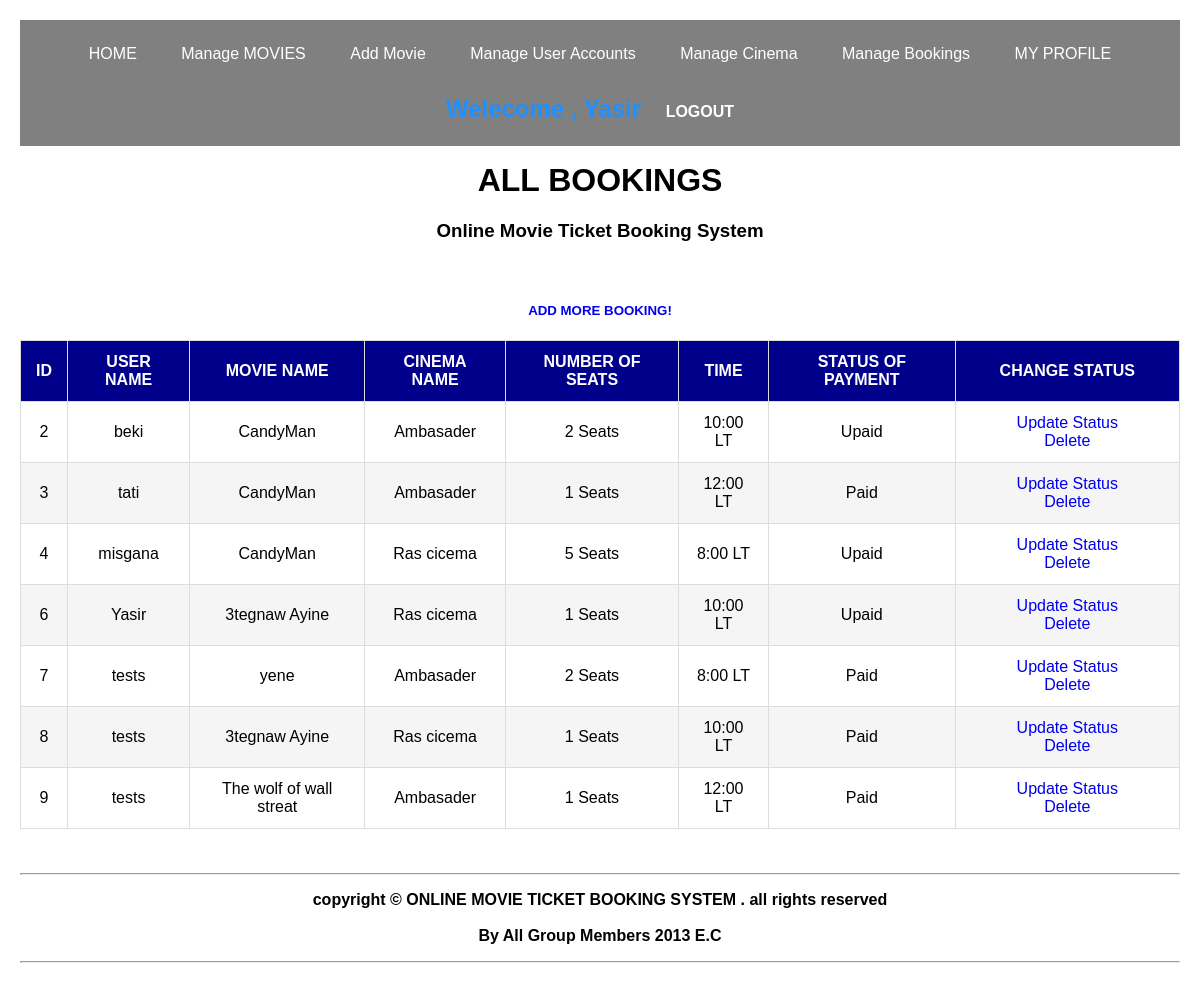
The app's page /crud/book/booking_list.php (signed in) with its own data.
### tables this page shows
CREATE TABLE IF NOT EXISTS `booking` (
  `id` int(11) NOT NULL AUTO_INCREMENT,
  `uid` varchar(111) NOT NULL,
  `cid` varchar(111) NOT NULL,
  `mid` varchar(111) NOT NULL,
  `Qty` int(11) NOT NULL,
  `dates` varchar(255) NOT NULL,
  `time` varchar(255) NOT NULL,
  `status` int(11) NOT NULL,
  PRIMARY KEY (`id`)
);

CREATE TABLE IF NOT EXISTS `users` (
  `id` int(11) NOT NULL AUTO_INCREMENT,
  `username` varchar(255) NOT NULL,
  `email` varchar(255) NOT NULL,
  `passwords` varchar(255) NOT NULL,
  `role` int(11) NOT NULL DEFAULT '0',
  PRIMARY KEY (`id`)
);

CREATE TABLE IF NOT EXISTS `movies` (
  `id` int(11) NOT NULL AUTO_INCREMENT,
  `title` varchar(255) NOT NULL,
  `cover` varchar(255) NOT NULL,
  `detail` varchar(2555) NOT NULL,
  `duration` varchar(255) NOT NULL,
  `trailer` varchar(255) NOT NULL,
  PRIMARY KEY (`id`)
);

CREATE TABLE IF NOT EXISTS `cinema` (
  `id` int(11) NOT NULL AUTO_INCREMENT,
  `name` varchar(2222) NOT NULL,
  `city` varchar(2222) NOT NULL,
  `capacity` int(11) NOT NULL,
  `current` int(11) NOT NULL,
  `free` int(11) NOT NULL,
  PRIMARY KEY (`id`)
);

### crud/book/booking_list.php (the view, shortened to what this page needs)
<?php
include '../includes/functions.php';
include '../theme/header.php';
?>
<!DOCTYPE html>
<html lang="en">
<head>
    <link rel="stylesheet" type="text/css" href="datatables.css">
</head>
<?php
$query = "SELECT * FROM booking";
?>
<body>
    <center>
        <h1>ALL BOOKINGS</h1>
        <h3 style="margin-bottom: 20px;">Online Movie Ticket Booking System</h3><br>
        <h5><a href="/movie/movie.php" style="margin-top:0 ;">ADD MORE BOOKING!</a></h5>
    </center>
    <table class="datatable">
        <thead>
            <th> ID </th>
            <th> USER NAME </th>
            <th> MOVIE NAME </th>
            <th> CINEMA NAME </th>
            <th> NUMBER OF SEATS </th>
            <th> TIME </th>
            <th> STATUS OF PAYMENT </th>
            <th> CHANGE STATUS </th>
        </thead>
        <tbody>
            <?php
            if ($result = $mysqli->query($query)) {
                while ($row = $result->fetch_assoc()) {
                    $id = $row["id"];
                    $user = $row['uid'];
                    $mid = $row["mid"];
                    $cid = $row["cid"];
                    $seat = $row["Qty"];
                    $time = $row["time"];
                    $stat = "";
                    if ($row["status"] == 0) {
                        $stat = "Upaid";
                    } else {
                        $stat = "Paid";
                    }
                    $query = "SELECT * FROM users where id=$user";
                    $users = mysqli_query($mysqli, $query);
                    $username = $users->fetch_assoc();
                    $query = "SELECT * FROM movies where id=$mid";
                    $movies = mysqli_query($mysqli, $query);
                    $title = $movies->fetch_assoc();
                    $query = "SELECT * FROM cinema where id=$cid";
                    $cinemas = mysqli_query($mysqli, $query);
                    $cname = $cinemas->fetch_assoc();
                    echo '<tr>
                  <td>' . $id . '</td>
                  <td>' . $username['username'] . '</td>
                  <td>' . $title['title'] . '</td>
                  <td>' . $cname['name'] . '</td>
                  <td>' . $seat . ' Seats </td>
                  <td>' . $time . ':00 LT </td>
                  <td>' . $stat . '</td>
                  <td>
                    <a class="fun" href="updatebook.php?id=' . $id . '"> Update Status </a>
                     <a class="fun" href="deletebooking.php?id=' . $id . '&cid=' . $cid . '&seat=' . $seat . '" onclick=" confirm("do you want to delete Y/N")> Delete </a>
                  </td>
                  </tr>';
                }
            }
            ?>
        </tbody>
    </table>
</body>
<?php include '../theme/footer-scripts.php'; ?>
</html>

### crud/book/datatables.css (style rules this page uses)
body { margin: 0px; padding: 20px; font-family: sans-serif; }
* { box-sizing: border-box; }
.datatable { width: 100%; border-collapse: collapse; }
.datatable td,.datatable th { padding: 12px 15px; border: 1px solid #ddd; text-align: center; font-size: 16px; }
.datatable th { background-color: darkblue; color: #fff; }
.datatable tbody tr:nth-child(even) { background-color: #f5f5f5; }
a { margin: 15px; text-decoration: none; }

### records on screen
booking: id "2", uid.username "beki", movies.title "CandyMan", cinema.name "Ambasader", Qty "2", time "10", status "Upaid"
booking: id "3", uid.username "tati", movies.title "CandyMan", cinema.name "Ambasader", Qty "1", time "12", status "Paid"
booking: id "4", uid.username "misgana", movies.title "CandyMan", cinema.name "Ras cicema", Qty "5", time "8", status "Upaid"
booking: id "6", uid.username "Yasir", movies.title "3tegnaw Ayine", cinema.name "Ras cicema", Qty "1", time "10", status "Upaid"
booking: id "7", uid.username "tests", movies.title "yene", cinema.name "Ambasader", Qty "2", time "8", status "Paid"
booking: id "8", uid.username "tests", movies.title "3tegnaw Ayine", cinema.name "Ras cicema", Qty "1", time "10", status "Paid"
booking: id "9", uid.username "tests", movies.title "The wolf of wall streat", cinema.name "Ambasader", Qty "1", time "12", status "Paid"
